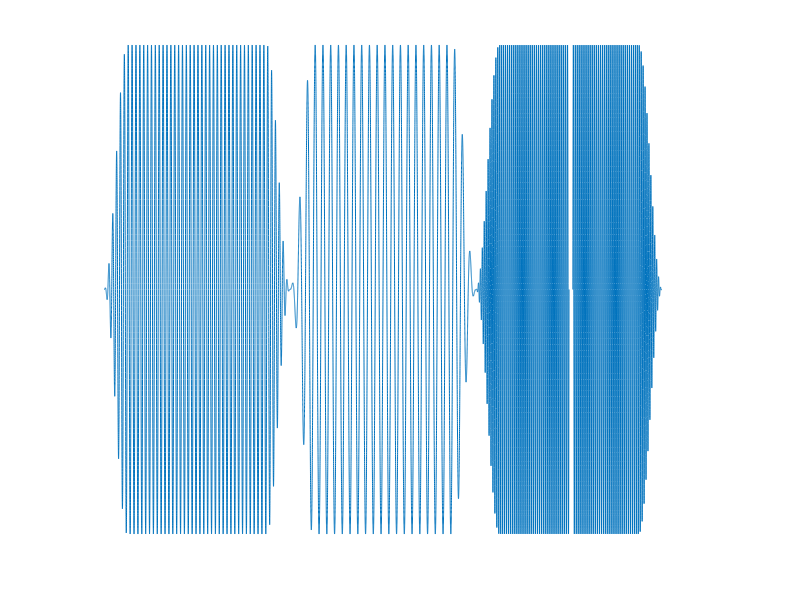

The MATLAB source for this figure: (Note: this script raises an error after producing the figure.)
x = 0:0.001:12-0.001;
f = [4,2,8];
hc = (-cos(x*2*pi*(1/3))+1)/2;
hc(and(x>1.5,x<10.5))=1;

d = [];
for ii = 1:length(f)
y = sin(x*2*pi*f(ii));
d = [d y.*hc];
end

% Add the attention event
x = 0:0.001:36-0.001;
d(and(x>30,x<30.250))=nan;

figure
plot(x,d)
box off
axis off

% Save the figure

resultsSaveDir = fullfile(localSaveDir,'Fig 1 - experimental design');
mkdir(resultsSaveDir);

fileName = fullfile(resultsSaveDir,'flickerBlocks.pdf');
print(fileName,'-dpdf');
